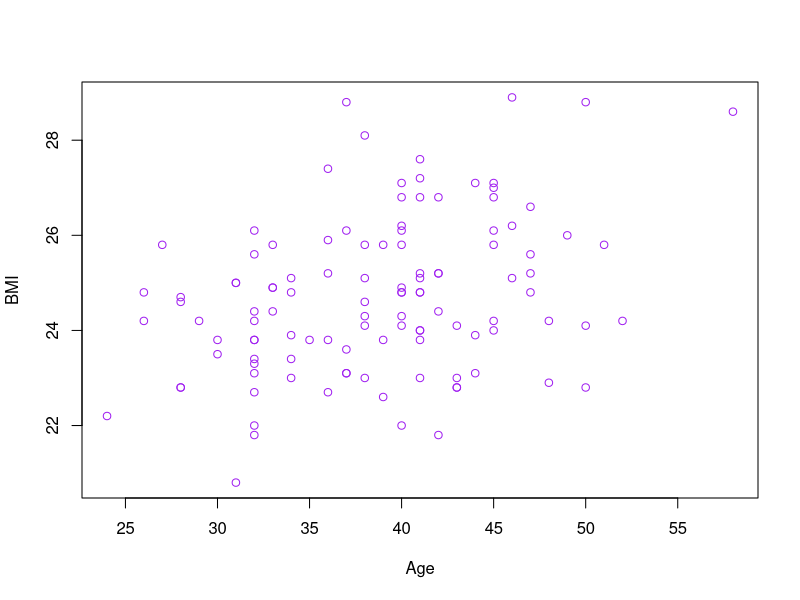
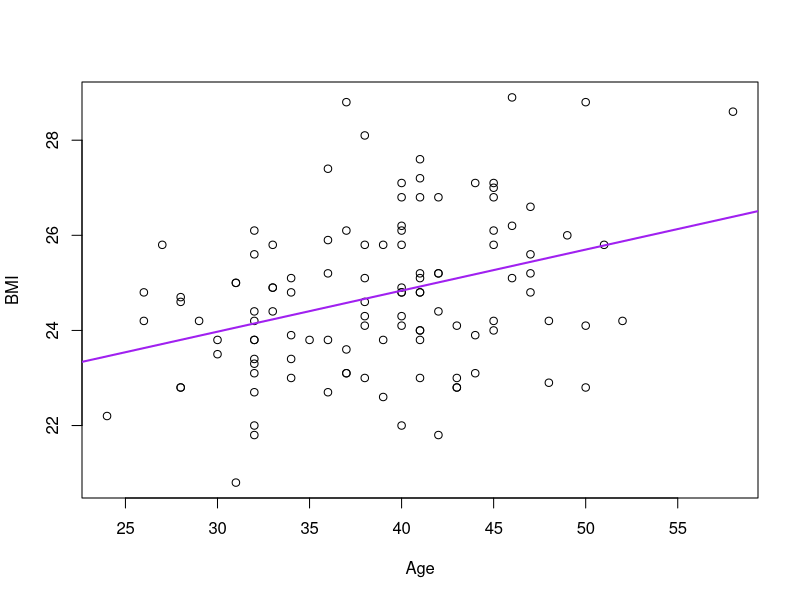
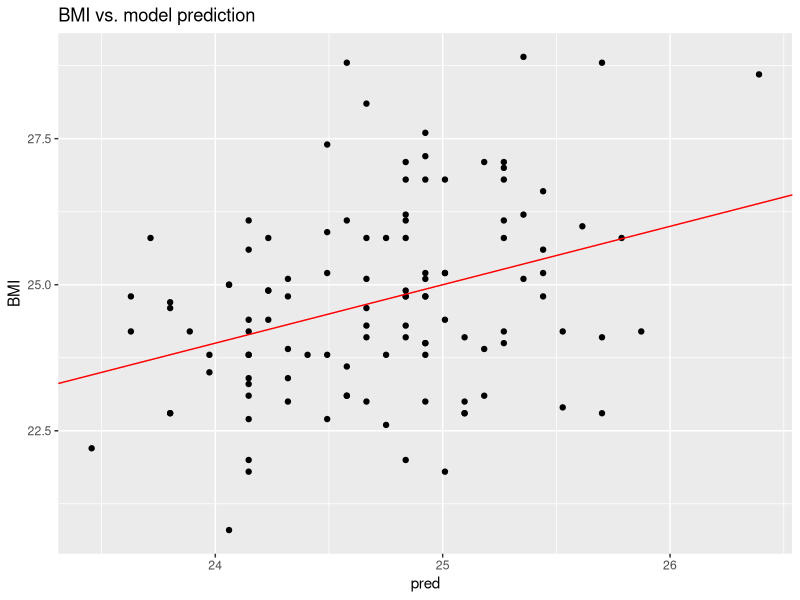

Recreate these plots in R, in order.
## ---- chunk 1
knitr::opts_chunk$set(echo = TRUE, cache = TRUE)
## ---- chunk 2
mydata <- read.csv("abike.csv")
head(mydata)
## ---- chunk 3
summary(mydata)
## ---- chunk 4
plot(BMI ~ Age, data = mydata,
     xlab = "Age", ylab = "BMI",
     col = "purple")
## ---- chunk 5
cor(mydata$Age, mydata$BMI)
## ---- chunk 6
model1 <- lm(BMI ~ Age, data=mydata)
model1
## ---- chunk 7
as.numeric(coef(model1)[1] + coef(model1)[2] * 27)
## ---- chunk 8
plot(BMI ~ Age, data=mydata,
     xlab ="Age", ylab="BMI")
abline(model1, lwd = 2, col = "purple")
## ---- chunk 9
summary(model1)
## ---- chunk 10
confint(model1, level=0.95)
## ---- chunk 11
summary(model1)$r.squared
## ---- chunk 12
broom::glance(model1)
broom::glance(model1)$r.squared
## ---- chunk 13
rsquared <- cor(mydata$BMI, predict(model1))^2
rsquared
## ---- chunk 14
library(ggplot2)
## ---- chunk 15
mydata$pred <- predict(model1)
ggplot(mydata, aes(pred, BMI)) +
        geom_point() +
        geom_abline(color = "red") +
        ggtitle("BMI vs. model prediction")
## ---- chunk 16
mynewdata <- data.frame(Age = 24)
mynewdata$pred <- predict(model1, newdata = mynewdata)
mynewdata
## ---- chunk 17
RMSE = sqrt(mean((mydata$BMI - mydata$pred)^2))
RMSE
sd(mydata$BMI)
## ---- chunk 18
xvalues <- data.frame(Age = c(25, 55))
xvalues
myci <- predict(model1, newdata=xvalues, interval="confidence", level=0.95)
myci
## ---- chunk 19
mypi <- predict(model1, newdata=xvalues, interval="prediction", level=0.95)
mypi
